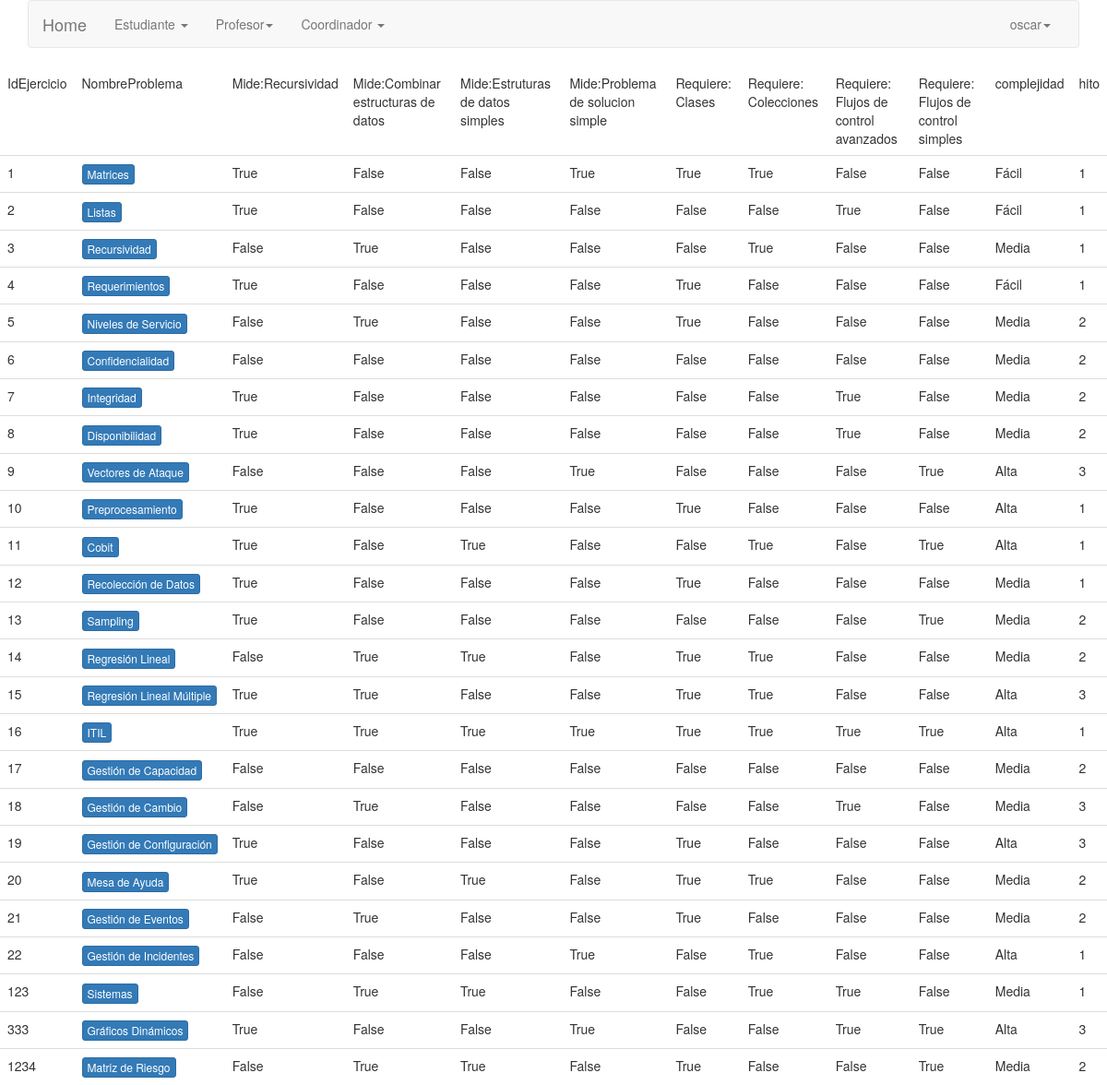
/profesor/informacionejercicios (signed in), run on the app's committed database.
### cargadatos/models.py (models this page shows, shortened)
class Ejercicios(models.Model):
    IdEjercicio=models.IntegerField(primary_key=True)
    NombreProblema=models.CharField(max_length=50)
    skill1=models.BooleanField()
    skill2=models.BooleanField()
    skill3=models.BooleanField()
    skill4=models.BooleanField()
    knowledge1=models.BooleanField()
    knowledge2=models.BooleanField()
    knowledge3=models.BooleanField()
    knowledge4=models.BooleanField()
    complejidad=models.CharField(max_length=20)
    hito=models.IntegerField()

### cargadatos/views.py (the view)
# urls.py: url('profesor/informacionejercicios',profesor_informacion_ejerciciosView.as_view(),name='profeinfoejercicios'),
class profesor_informacion_ejerciciosView(LoginRequiredMixin,ListView):
    model= Ejercicios
    template_name = 'cargadatos/listado_ejercicios.html'

### templates/cargadatos/listado_ejercicios.html
{% extends 'base/basee.html' %}
{% block content%}
<table class ="table table=bordered">
    <thead>
        <tr>
            <td>IdEjercicio</td>
            <td>NombreProblema</td>
            <td>Mide:Recursividad</td>
            <td>Mide:Combinar estructuras de datos</td>
            <td>Mide:Estruturas de datos simples</td>
            <td>Mide:Problema de solucion simple</td>
            <td>Requiere: Clases</td>
            <td>Requiere: Colecciones</td>
            <td>Requiere: Flujos de control avanzados</td>
            <td>Requiere: Flujos de control simples</td>
            <td>complejidad</td>
            <td>hito</td>
        </tr>
    </thead>
    <tbody>
         {% if object_list %}
         {% for vista in object_list %}
        <tr>
            <td>{{vista.IdEjercicio}}</td>
            <td><a class ="btn btn-primary btn-xs" href= "profesor/estadisticasejercicios/{{vista.IdEjercicio}}">{{vista.NombreProblema}}</a></td>
            <td>{{vista.skill1}}</td>
            <td>{{vista.skill2}}</td>
            <td>{{vista.skill3}}</td>
            <td>{{vista.skill4}}</td>
            <td>{{vista.knowledge1}}</td>
            <td>{{vista.knowledge2}}</td>
            <td>{{vista.knowledge3}}</td>
            <td>{{vista.knowledge4}}</td>
            <td>{{vista.complejidad}}</td>
            <td>{{vista.hito}}</td>
        {% endfor %}
        {% else %}
        <h1>No hay registros </h1>
        {% endif %}
        </tbody>
</table>
{% endblock %}

### templates/base/basee.html (shortened to what this page needs)
{% load static %}
<!doctype html>
<html lang="es">
  <head>
    <link rel="stylesheet" type='text/css' href="https://cdnjs.cloudflare.com/ajax/libs/semantic-ui/2.2.14/semantic.min.css">
    <link rel="stylesheet" href="https://cdnjs.cloudflare.com/ajax/libs/Chart.js/2.8.0/Chart.min.css" />
    <div>
      {% block navbar %}
      <div class="container" height="5" width="5">
      <link rel="stylesheet" href="{%static 'css/bootstrap.min.css' %}">
    <div class="bs-docs-section clearfix">
        <div class="row">
            <div class="col-lg-12">
                <div class="bs-component">
                 <nav class="navbar navbar-default">
                     <div class="container-fluid">
                        <div class="navbar-header">
                          <a class="navbar-brand" href="#">Home</a>
                        </div>
                       <div class="collapse navbar-collapse" id="bs-example-navbar-collapse-1">
                         <ul class="nav navbar-nav">
                            <li class="dropdown">
                              {% if perms.cargadatos.view_estudiante %}
                              <a href="#" class="dropdown-toggle" data-toggle="dropdown" role="button" aria-expanded="false">Estudiante <span class="caret"></span></a>
                              {% endif %}
                            </li>
                             <li class="dropdown">
                              {% if perms.cargadatos.view_profesor %}
                              <a href="#" class="dropdown-toggle" data-toggle="dropdown" role="button" aria-expanded="false">Profesor<span class="caret"></span></a>
                              {% endif %}
                             </li>
                            <li class="dropdown">
                                {% if user.is_staff %}
                                <a href="#" class="dropdown-toggle" data-toggle="dropdown" role="button" aria-expanded="false">Coordinador <span class="caret"></span></a>
                                {% endif %}
                            </li>
                        </ul>
                         <ul class="nav navbar-nav navbar-right">
                             <li class="dropdown">
                              <a href="#" class="dropdown-toggle" data-toggle="dropdown" role="button" aria-expanded="false">{{user.username}}<span class="caret"></span></a>
                            </li>
                         </ul>
                        </div>
                    </div>
                </nav>
            </div>
              </div>
          </div>
      </div>
    </div>
   {% endblock navbar %}
    </div>
  </head>
  <body>
    {% block content %}
    {% endblock content %}
  </body>
</html>

### data on the page
Ejercicios: IdEjercicio "1", NombreProblema "Matrices", skill1 "True", skill2 "False", skill3 "False", skill4 "True", knowledge1 "True", knowledge2 "True", knowledge3 "False", knowledge4 "False", complejidad "Fácil", hito "1"
Ejercicios: IdEjercicio "2", NombreProblema "Listas", skill1 "True", skill2 "False", skill3 "False", skill4 "False", knowledge1 "False", knowledge2 "False", knowledge3 "True", knowledge4 "False", complejidad "Fácil", hito "1"
Ejercicios: IdEjercicio "3", NombreProblema "Recursividad", skill1 "False", skill2 "True", skill3 "False", skill4 "False", knowledge1 "False", knowledge2 "True", knowledge3 "False", knowledge4 "False", complejidad "Media", hito "1"
Ejercicios: IdEjercicio "4", NombreProblema "Requerimientos", skill1 "True", skill2 "False", skill3 "False", skill4 "False", knowledge1 "True", knowledge2 "False", knowledge3 "False", knowledge4 "False", complejidad "Fácil", hito "1"
Ejercicios: IdEjercicio "5", NombreProblema "Niveles de Servicio", skill1 "False", skill2 "True", skill3 "False", skill4 "False", knowledge1 "True", knowledge2 "False", knowledge3 "False", knowledge4 "False", complejidad "Media", hito "2"
Ejercicios: IdEjercicio "6", NombreProblema "Confidencialidad", skill1 "False", skill2 "False", skill3 "False", skill4 "False", knowledge1 "False", knowledge2 "False", knowledge3 "False", knowledge4 "False", complejidad "Media", hito "2"
Ejercicios: IdEjercicio "7", NombreProblema "Integridad", skill1 "True", skill2 "False", skill3 "False", skill4 "False", knowledge1 "False", knowledge2 "False", knowledge3 "True", knowledge4 "False", complejidad "Media", hito "2"
Ejercicios: IdEjercicio "8", NombreProblema "Disponibilidad", skill1 "True", skill2 "False", skill3 "False", skill4 "False", knowledge1 "False", knowledge2 "False", knowledge3 "True", knowledge4 "False", complejidad "Media", hito "2"
Ejercicios: IdEjercicio "9", NombreProblema "Vectores de Ataque", skill1 "False", skill2 "False", skill3 "False", skill4 "True", knowledge1 "False", knowledge2 "False", knowledge3 "False", knowledge4 "True", complejidad "Alta", hito "3"
Ejercicios: IdEjercicio "10", NombreProblema "Preprocesamiento", skill1 "True", skill2 "False", skill3 "False", skill4 "False", knowledge1 "True", knowledge2 "False", knowledge3 "False", knowledge4 "False", complejidad "Alta", hito "1"
Ejercicios: IdEjercicio "11", NombreProblema "Cobit", skill1 "True", skill2 "False", skill3 "True", skill4 "False", knowledge1 "False", knowledge2 "True", knowledge3 "False", knowledge4 "True", complejidad "Alta", hito "1"
Ejercicios: IdEjercicio "12", NombreProblema "Recolección de Datos", skill1 "True", skill2 "False", skill3 "False", skill4 "False", knowledge1 "True", knowledge2 "False", knowledge3 "False", knowledge4 "False", complejidad "Media", hito "1"
Ejercicios: IdEjercicio "13", NombreProblema "Sampling", skill1 "True", skill2 "False", skill3 "False", skill4 "False", knowledge1 "False", knowledge2 "False", knowledge3 "False", knowledge4 "True", complejidad "Media", hito "2"
Ejercicios: IdEjercicio "14", NombreProblema "Regresión Lineal", skill1 "False", skill2 "True", skill3 "True", skill4 "False", knowledge1 "True", knowledge2 "True", knowledge3 "False", knowledge4 "False", complejidad "Media", hito "2"
Ejercicios: IdEjercicio "15", NombreProblema "Regresión Lineal Múltiple", skill1 "True", skill2 "True", skill3 "False", skill4 "False", knowledge1 "True", knowledge2 "True", knowledge3 "False", knowledge4 "False", complejidad "Alta", hito "3"
Ejercicios: IdEjercicio "16", NombreProblema "ITIL", skill1 "True", skill2 "True", skill3 "True", skill4 "True", knowledge1 "True", knowledge2 "True", knowledge3 "True", knowledge4 "True", complejidad "Alta", hito "1"
Ejercicios: IdEjercicio "17", NombreProblema "Gestión de Capacidad", skill1 "False", skill2 "False", skill3 "False", skill4 "False", knowledge1 "False", knowledge2 "False", knowledge3 "False", knowledge4 "False", complejidad "Media", hito "2"
Ejercicios: IdEjercicio "18", NombreProblema "Gestión de Cambio", skill1 "False", skill2 "True", skill3 "False", skill4 "False", knowledge1 "False", knowledge2 "False", knowledge3 "True", knowledge4 "False", complejidad "Media", hito "3"
Ejercicios: IdEjercicio "19", NombreProblema "Gestión de Configuración", skill1 "True", skill2 "False", skill3 "False", skill4 "False", knowledge1 "True", knowledge2 "False", knowledge3 "False", knowledge4 "False", complejidad "Alta", hito "3"
Ejercicios: IdEjercicio "20", NombreProblema "Mesa de Ayuda", skill1 "True", skill2 "False", skill3 "True", skill4 "False", knowledge1 "True", knowledge2 "True", knowledge3 "False", knowledge4 "False", complejidad "Media", hito "2"
Ejercicios: IdEjercicio "21", NombreProblema "Gestión de Eventos", skill1 "False", skill2 "True", skill3 "False", skill4 "False", knowledge1 "True", knowledge2 "False", knowledge3 "False", knowledge4 "False", complejidad "Media", hito "2"
Ejercicios: IdEjercicio "22", NombreProblema "Gestión de Incidentes", skill1 "False", skill2 "False", skill3 "False", skill4 "True", knowledge1 "False", knowledge2 "True", knowledge3 "False", knowledge4 "False", complejidad "Alta", hito "1"
Ejercicios: IdEjercicio "123", NombreProblema "Sistemas", skill1 "False", skill2 "True", skill3 "True", skill4 "False", knowledge1 "False", knowledge2 "True", knowledge3 "True", knowledge4 "False", complejidad "Media", hito "1"
Ejercicios: IdEjercicio "333", NombreProblema "Gráficos Dinámicos", skill1 "True", skill2 "False", skill3 "False", skill4 "True", knowledge1 "False", knowledge2 "False", knowledge3 "True", knowledge4 "True", complejidad "Alta", hito "3"
Ejercicios: IdEjercicio "1234", NombreProblema "Matriz de Riesgo", skill1 "False", skill2 "True", skill3 "True", skill4 "False", knowledge1 "True", knowledge2 "False", knowledge3 "False", knowledge4 "True", complejidad "Media", hito "2"

### other printed values
{{ user.username }} "oscar"
